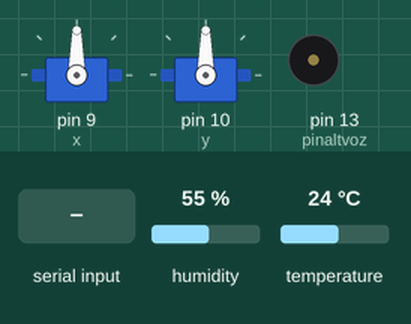
This sketch was run on a simulated Arduino Uno, built with avr-gcc and run on an emulated ATmega328P. Shown: 2 × servo, buzzer (waves = sounding). Inputs (shaded band) come from the test bench; at power-on: temperature 24 °C, humidity 55 %. What the sketch prints to the serial monitor is not drawn.

Above: at 1.2 s.
1.3 s: "90,45\n" received over Serial
At 3.1 s:
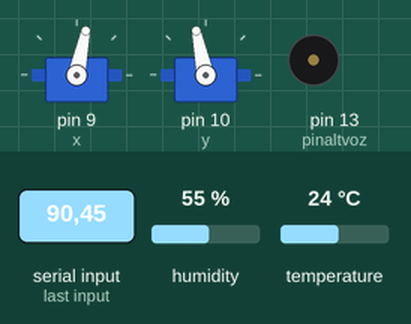
4.8 s: temperature set to 32 °C
10.9 s: temperature set to 35 °C
At 13.0 s:
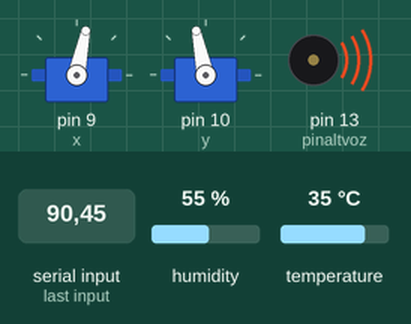
13.9 s: "30,150\n" received over Serial
At 15.2 s:
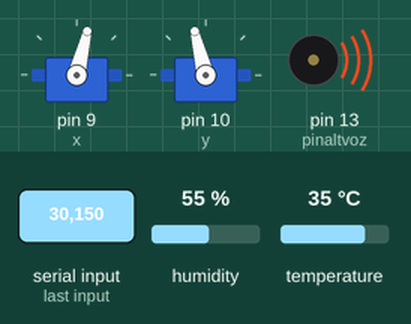
17.4 s: "5\n" received over Serial
23.5 s: temperature set to 12 °C
At 29.9 s:
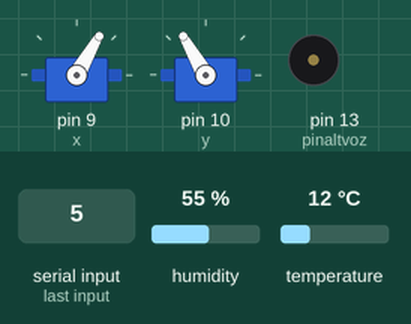
Timing chart, 0 to 30.6 s (numbered marks = the images above; inputs shaded):
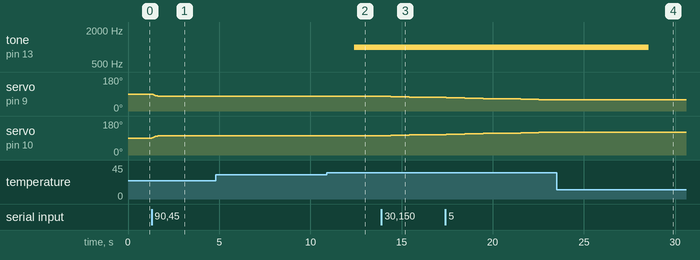

Measured:
- the behaviour switches between 33 and 34 °C on temperature (found by bisection; images 1 and 2)
- after the input at 1.3 s, servo on pin 9 (x): moves from 90° to 78° over 0.32 s, starting at once; servo on pin 10 (y): moves from 90° to 102° over 0.32 s, starting at once
- after the input at 4.8 s, every drawn part: stays the same
- after the input at 10.9 s, tone on pin 13 (pinaltvoz): silent → 1000 Hz after 1.5 s
- after the input at 13.9 s, servo on pin 9 (x): 78° → 76° after 0.51 s, → 74° 1.0 s later, → 72° 1.0 s later; servo on pin 10 (y): 102° → 104° after 0.51 s, → 106° 1.0 s later, → 108° 1.0 s later
- after the input at 23.5 s, tone on pin 13 (pinaltvoz): 1000 Hz → silent after 5.1 s

The sketch:

Caretaker.ino
```cpp
#include "Servo.h"
#include "DHT.h"  //Añadimos la libreria con la cual trabaja nuestro sensor
#define DHTPIN 8     // Indicamos el pin donde conectaremos la patilla data de nuestro sensor
#define DHTTYPE DHT11   // DHT 11
DHT dht(DHTPIN, DHTTYPE);  //Indica el pin con el que trabajamos y el tipo de sensor

Servo x, y;
int width = 640, height = 480;  // total resolution of the video
int xpos = 90, ypos = 90;  // initial positions of both Servos

int pinaltvoz=13;
int frecuencia=1000;
long duracion = 5000;
void setup() {

  //Inicio comunicacion serie
  Serial.begin(9600);

  x.attach(9);
  y.attach(10);

  x.write(xpos);
  y.write(ypos);

  //Mensaje de inicio
  Serial.println("Sensor DHTR11:");
  //Iniciamos el sensor
  dht.begin();

  pinMode(pinaltvoz, OUTPUT);

}

const int angle = 2;   // degree of increment or decrement


void loop() {


  if (Serial.available() > 0)
  {

    int x_mid, y_mid;
    if (Serial.read() == 'X')
    {
      x_mid = Serial.parseInt();  // read center x-coordinate
      if (Serial.read() == 'Y')
        y_mid = Serial.parseInt(); // read center y-coordinate
    }

    if (x_mid > width / 2 + 30)
      xpos += angle;
    if (x_mid < width / 2 - 30)
      xpos -= angle;
    if (y_mid < height / 2 + 30)
      ypos -= angle;
    if (y_mid > height / 2 - 30)
      ypos += angle;


     // if the servo degree is outside its range
    if (xpos >= 180)
      xpos = 180;
    else if (xpos <= 0)
      xpos = 0;
    if (ypos >= 180)
      ypos = 180;
    else if (ypos <= 0)
      ypos = 0;

    x.write(xpos);
    y.write(ypos);

    //used for testing
    Serial.print("\t");
    Serial.print(x_mid);
    Serial.print("\t");
    Serial.println(y_mid);

    }


  int h = dht.readHumidity();  //Guarda la lectura de la humedad en la variable float h
  int t = dht.readTemperature();  //Guarda la lectura de la temperatura en la variable float


  Serial.print("Humedad relativa: ");
  Serial.print(h);
  Serial.print(" %\t");
  Serial.print("Temperatura: ");
  Serial.print(t);
  Serial.println(" *C");


   if (t>=34)
  {
    Serial.print("TEMPERATURA ALTA");
    Serial.print(" %\t");
    tone(pinaltvoz, frecuencia, duracion);
    delay(1000);
  }
  else {
    //delay(1000);
    Serial.print("TODO OK");
    Serial.print(" \t");
  }


}
```
